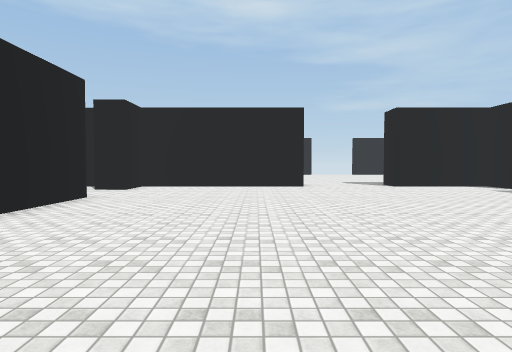
[1] (above)

21 first-person views from a walk through a Unity game level. The camera is 1.4 m above the floor, tilts 2° down and sees 75° across. The floor is counted in squares, 2 m on a side. Each view is taken from the middle of a square. On the plan, view 1 faces up. The plan holds only what a view shows up to about 10 squares ahead; the rest is blank. The player character is not drawn. Surface patterns are stand-ins for the level's own textures.

[2]
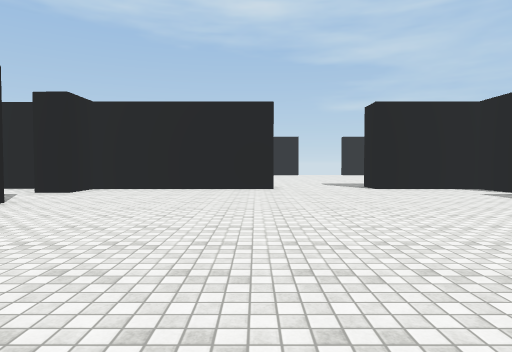

[3]
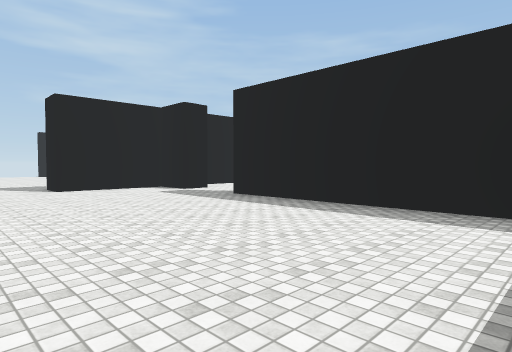

[4]
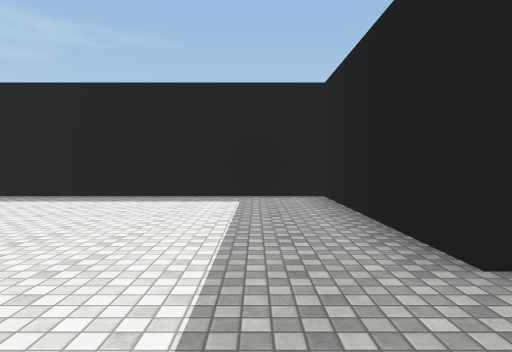

[5]
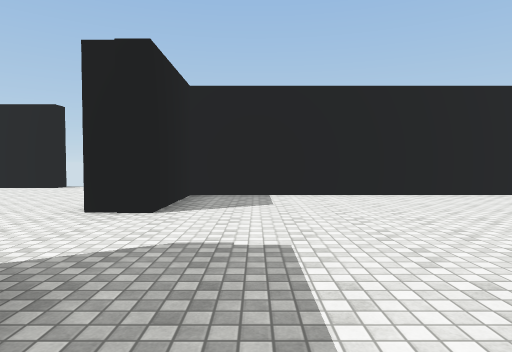

[6]
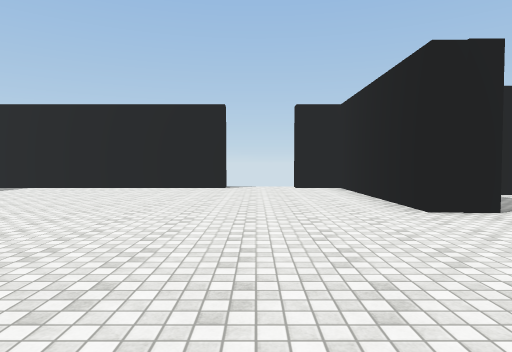

[7]
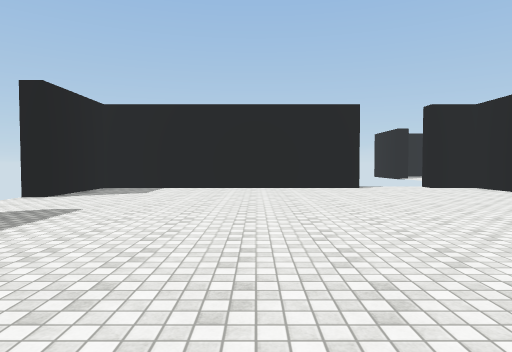

[8]
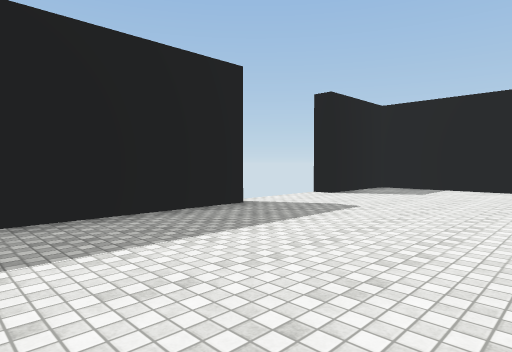

[9]
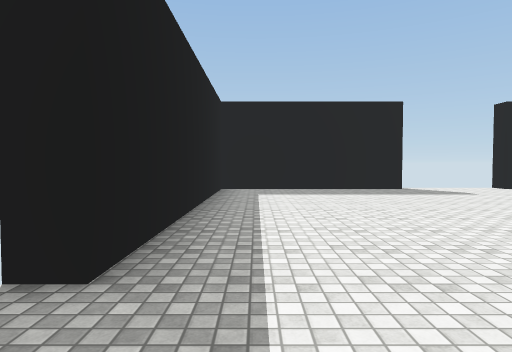

[10]
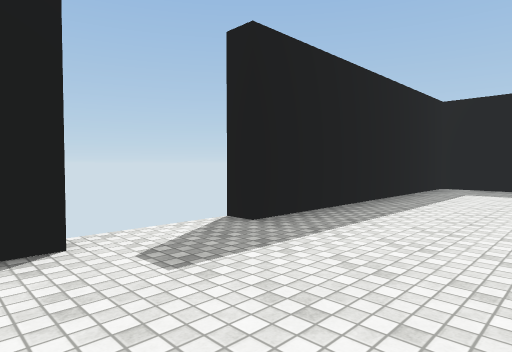

[11]
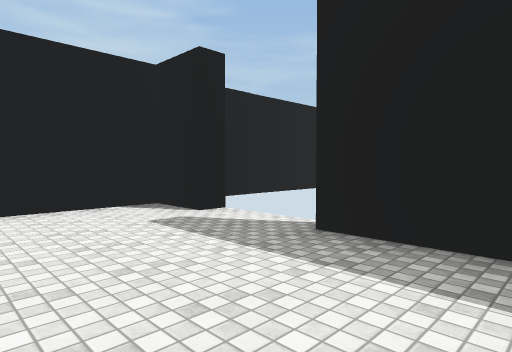

[12]
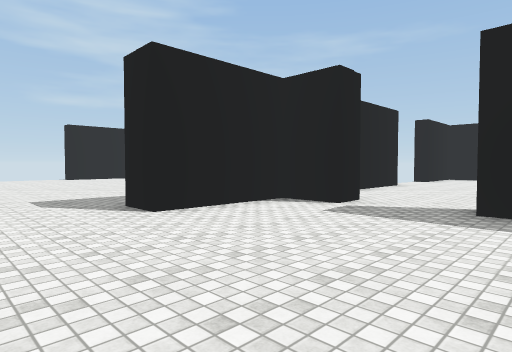

[13]
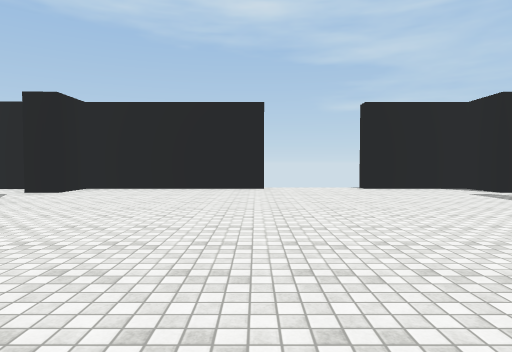

[14]
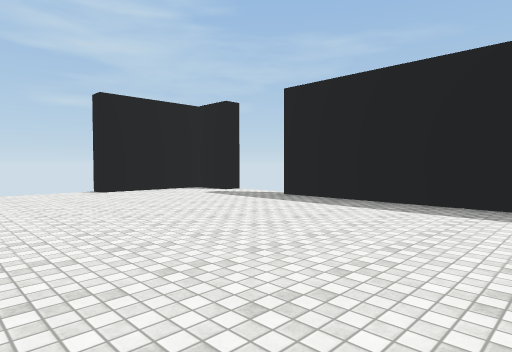

[15]
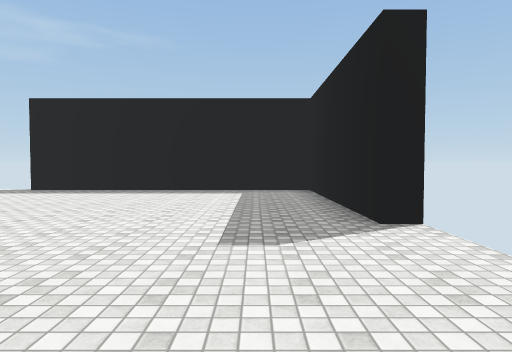

[16]
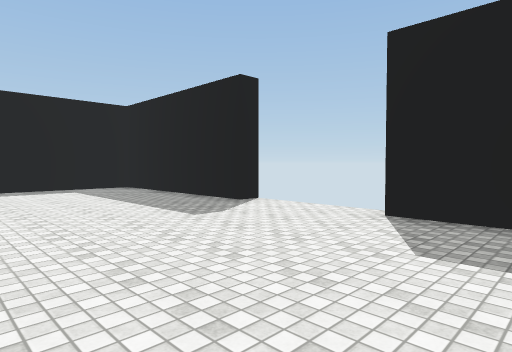

[17]
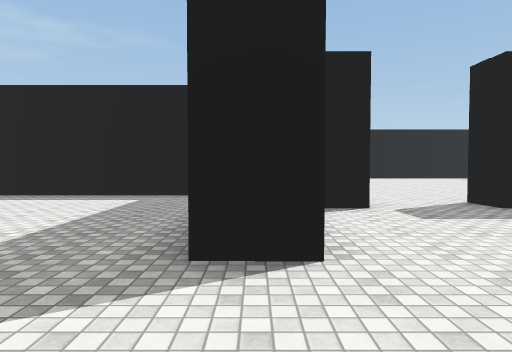

[18]
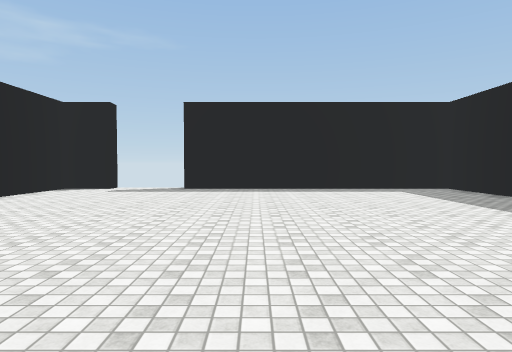

[19]
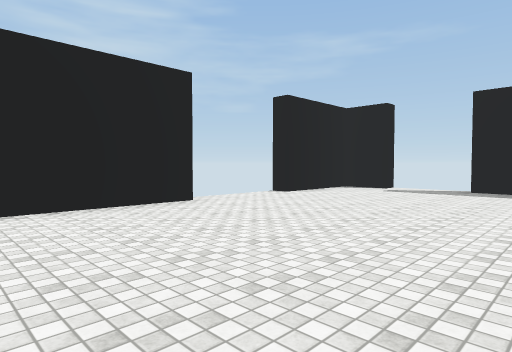

[20]
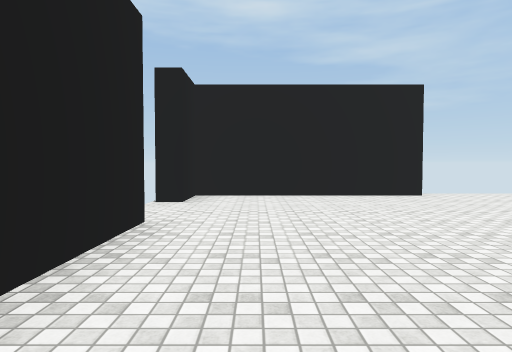

[21]
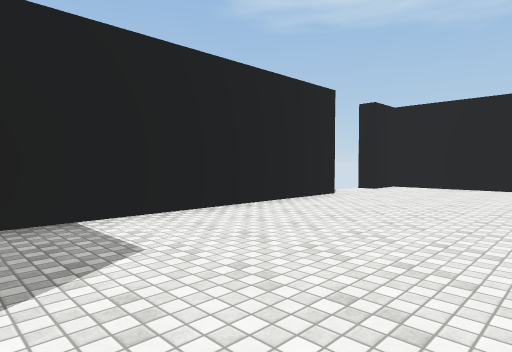

### Floor plan
Points are (right, up) in squares from view 1. A wall is a line through its corners. A room is listed if a view was taken in it or the views show most of it. See-through windows are left out.
Room 1 (views 1, 2, 3, 4, 5, 12)
walls: (2.1, -0.5) (7.3, -0.5) (7.3, 7.1); (1.5, 10.5) (-3.6, 10.5) (-3.6, 9.2); (-3.6, 7.1) (-3.6, -0.5) (-0.8, -0.5) (-0.8, -1.5); (7.3, 9.2) (7.3, 10.5) (4.4, 10.5)
ways out: opening at (1, -1.3) to room 2; opening at (8, 8.5) to room 3; opening at (3, 10.7) to room 4; opening at (-4, 8.5)
Room 2 (views 6, 7, 8, 9, 10, 11)
walls: (-5.9, -4.9) (-5.9, -12.5) (-3.1, -12.5); (-0.8, -1.5) (-5.9, -1.5) (-5.9, -2.9); (-0.2, -12.5) (5, -12.5) (5, -4.9) (5.5, -4.9); (5.5, -2.8) (5, -2.8) (5, -1.5) (2.6, -1.5)
ways out: opening at (1, -1.3) to room 1; gap at (-3, -13); gap at (0, -13)
Room 3 (views 13, 14, 15, 16)
walls: (13.2, 10.5) (8.1, 10.5) (8.1, 9.2) (7.3, 9.2); (13.9, -0.5) (19, -0.5) (19, 7.1); (7.3, 7.1) (8.2, 7.1); (9.5, -0.5) (11, -0.5); (19.6, 9.2) (19, 9.2) (19, 10.5) (16.1, 10.5)
ways out: opening at (8, 8.5) to room 1; gap at (11, -1); gap at (13, 11); gap at (14, -1); gap at (16, 11)
Room 4 (views 17, 18, 19, 20, 21)
walls: (3.8, 22.5) (-1.4, 22.5) (-1.4, 21.2); (-1.4, 19.1) (-1.4, 12.5); (7.1, 11.5) (9.5, 11.5) (9.5, 19.1); (4.4, 10.5) (4.4, 11.5); (9.5, 21.2) (9.5, 22.5) (6.6, 22.5)
ways out: opening at (3, 10.7) to room 1; gap at (-2, 19); gap at (-2, 21); gap at (10, 19); gap at (10, 21)

Where each view was taken, in squares from view 1:
view 1: 0 up, 0 right, facing up
view 2: 1 up, 1 right, facing up
view 3: 1 up, 2 right, facing up-right
view 4: 1 up, 0 right, facing right
view 5: 1 up, 4 right, facing left
view 6: 4 down, 4 right, facing left
view 7: 8 down, 4 right, facing left
view 8: 8 down, 4 right, facing down-left
view 9: 3 down, 4 right, facing down
view 10: 2 down, 2 right, facing down-right
view 11: 7 down, 2 right, facing up-right
view 12: 6 up, 2 right, facing up-right
view 13: 1 up, 13 right, facing up
view 14: 2 up, 13 right, facing up-right
view 15: 1 up, 10 right, facing right
view 16: 4 up, 9 right, facing down-right
view 17: 11 up, 2 right, facing right
view 18: 17 up, 0 right, facing right
view 19: 17 up, 0 right, facing up-right
view 20: 15 up, 0 right, facing up
view 21: 12 up, 3 right, facing up-left
